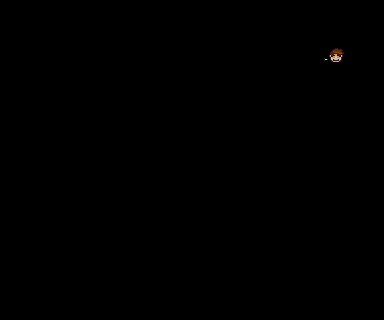

A 2D game scene composited from a Tiled map and its tileset images. What follows is a short description and the map's XML, with every tile layer's data as written:
An orthogonal 24x20 tile map with 16x16 px tiles, 4 tile layers (Back, Buildings, Front, AlwaysFront).

<map version="1.10" tiledversion="1.10.2" orientation="orthogonal" renderorder="right-down" width="24" height="20" tilewidth="16" tileheight="16" infinite="0" nextlayerid="5" nextobjectid="1">
 <tileset firstgid="1" name="zVillagers" tilewidth="16" tileheight="16" tilecount="90" columns="6">
  <image source="villagers.png" width="96" height="240" />
  <tile id="2">
   <animation>
    <frame tileid="2" duration="1000" />
    <frame tileid="4" duration="1000" />
   </animation>
  </tile>
  <tile id="3">
   <animation>
    <frame tileid="3" duration="1000" />
    <frame tileid="5" duration="1000" />
   </animation>
  </tile>
 </tileset>
 <layer id="1" name="Back" width="24" height="20">
  <properties>
   <property name="Draw" value="Back" />
  </properties>
  <data encoding="csv">
0,0,0,0,0,0,0,0,0,0,0,0,0,0,0,0,0,0,0,0,0,0,0,0,
0,0,0,0,0,0,0,0,0,0,0,0,0,0,0,0,0,0,0,0,0,0,0,0,
0,0,0,0,0,0,0,0,0,0,0,0,0,0,0,0,0,0,0,0,0,0,0,0,
0,0,0,0,0,0,0,0,0,0,0,0,0,0,0,0,0,0,0,0,0,0,0,0,
0,0,0,0,0,0,0,0,0,0,0,0,0,0,0,0,0,0,0,0,0,0,0,0,
0,0,0,0,0,0,0,0,0,0,0,0,0,0,0,0,0,0,0,0,0,0,0,0,
0,0,0,0,0,0,0,0,0,0,0,0,0,0,0,0,0,0,0,0,0,0,0,0,
0,0,0,0,0,0,0,0,0,0,0,0,0,0,0,0,0,0,0,0,0,0,0,0,
0,0,0,0,0,0,0,0,0,0,0,0,0,0,0,0,0,0,0,0,0,0,0,0,
0,0,0,0,0,0,0,0,0,0,0,0,0,0,0,0,0,0,0,0,0,0,0,0,
0,0,0,0,0,0,0,0,0,0,0,0,0,0,0,0,0,0,0,0,0,0,0,0,
0,0,0,0,0,0,0,0,0,0,0,0,0,0,0,0,0,0,0,0,0,0,0,0,
0,0,0,0,0,0,0,0,0,0,0,0,0,0,0,0,0,0,0,0,0,0,0,0,
0,0,0,0,0,0,0,0,0,0,0,0,0,0,0,0,0,0,0,0,0,0,0,0,
0,0,0,0,0,0,0,0,0,0,0,0,0,0,0,0,0,0,0,0,0,0,0,0,
0,0,0,0,0,0,0,0,0,0,0,0,0,0,0,0,0,0,0,0,0,0,0,0,
0,0,0,0,0,0,0,0,0,0,0,0,0,0,0,0,0,0,0,0,0,0,0,0,
0,0,0,0,0,0,0,0,0,0,0,0,0,0,0,0,0,0,0,0,0,0,0,0,
0,0,0,0,0,0,0,0,0,0,0,0,0,0,0,0,0,0,0,0,0,0,0,0,
0,0,0,0,0,0,0,0,0,0,0,0,0,0,0,0,0,0,0,0,0,0,0,0
</data>
 </layer>
 <layer id="2" name="Buildings" width="24" height="20">
  <properties>
   <property name="Draw" value="Buildings" />
  </properties>
  <data encoding="csv">
0,0,0,0,0,0,0,0,0,0,0,0,0,0,0,0,0,0,0,0,0,0,0,0,
0,0,0,0,0,0,0,0,0,0,0,0,0,0,0,0,0,0,0,0,0,0,0,0,
0,0,0,0,0,0,0,0,0,0,0,0,0,0,0,0,0,0,0,0,0,0,0,0,
0,0,0,0,0,0,0,0,0,0,0,0,0,0,0,0,0,0,0,0,17,18,0,0,
0,0,0,0,0,0,0,0,0,0,0,0,0,0,0,0,0,0,0,0,0,0,0,0,
0,0,0,0,0,0,0,0,0,0,0,0,0,0,0,0,0,0,0,0,0,0,0,0,
0,0,0,0,0,0,0,0,0,0,0,0,0,0,0,0,0,0,0,0,0,0,0,0,
0,0,0,0,0,0,0,0,0,0,0,0,0,0,0,0,0,0,0,0,0,0,0,0,
0,0,0,0,0,0,0,0,0,0,0,0,0,0,0,0,0,0,0,0,0,0,0,0,
0,0,0,0,0,0,0,0,0,0,0,0,0,0,0,0,0,0,0,0,0,0,0,0,
0,0,0,0,0,0,0,0,0,0,0,0,0,0,0,0,0,0,0,0,0,0,0,0,
0,0,0,0,0,0,0,0,0,0,0,0,0,0,0,0,0,0,0,0,0,0,0,0,
0,0,0,0,0,0,0,0,0,0,0,0,0,0,0,0,0,0,0,0,0,0,0,0,
0,0,0,0,0,0,0,0,0,0,0,0,0,0,0,0,0,0,0,0,0,0,0,0,
0,0,0,0,0,0,0,0,0,0,0,0,0,0,0,0,0,0,0,0,0,0,0,0,
0,0,0,0,0,0,0,0,0,0,0,0,0,0,0,0,0,0,0,0,0,0,0,0,
0,0,0,0,0,0,0,0,0,0,0,0,0,0,0,0,0,0,0,0,0,0,0,0,
0,0,0,0,0,0,0,0,0,0,0,0,0,0,0,0,0,0,0,0,0,0,0,0,
0,0,0,0,0,0,0,0,0,0,0,0,0,0,0,0,0,0,0,0,0,0,0,0,
0,0,0,0,0,0,0,0,0,0,0,0,0,0,0,0,0,0,0,0,0,0,0,0
</data>
 </layer>
 <layer id="3" name="Front" width="24" height="20">
  <properties>
   <property name="Draw" value="Front" />
  </properties>
  <data encoding="csv">
0,0,0,0,0,0,0,0,0,0,0,0,0,0,0,0,0,0,0,0,0,0,0,0,
0,0,0,0,0,0,0,0,0,0,0,0,0,0,0,0,0,0,0,0,0,0,0,0,
0,0,0,0,0,0,0,0,0,0,0,0,0,0,0,0,0,0,0,0,0,0,0,0,
0,0,0,0,0,0,0,0,0,0,0,0,0,0,0,0,0,0,0,0,0,0,0,0,
0,0,0,0,0,0,0,0,0,0,0,0,0,0,0,0,0,0,0,0,0,0,0,0,
0,0,0,0,0,0,0,0,0,0,0,0,0,0,0,0,0,0,0,0,0,0,0,0,
0,0,0,0,0,0,0,0,0,0,0,0,0,0,0,0,0,0,0,0,0,0,0,0,
0,0,0,0,0,0,0,0,0,0,0,0,0,0,0,0,0,0,0,0,0,0,0,0,
0,0,0,0,0,0,0,0,0,0,0,0,0,0,0,0,0,0,0,0,0,0,0,0,
0,0,0,0,0,0,0,0,0,0,0,0,0,0,0,0,0,0,0,0,0,0,0,0,
0,0,0,0,0,0,0,0,0,0,0,0,0,0,0,0,0,0,0,0,0,0,0,0,
0,0,0,0,0,0,0,0,0,0,0,0,0,0,0,0,0,0,0,0,0,0,0,0,
0,0,0,0,0,0,0,0,0,0,0,0,0,0,0,0,0,0,0,0,0,0,0,0,
0,0,0,0,0,0,0,0,0,0,0,0,0,0,0,0,0,0,0,0,0,0,0,0,
0,0,0,0,0,0,0,0,0,0,0,0,0,0,0,0,0,0,0,0,0,0,0,0,
0,0,0,0,0,0,0,0,0,0,0,0,0,0,0,0,0,0,0,0,0,0,0,0,
0,0,0,0,0,0,0,0,0,0,0,0,0,0,0,0,0,0,0,0,0,0,0,0,
0,0,0,0,0,0,0,0,0,0,0,0,0,0,0,0,0,0,0,0,0,0,0,0,
0,0,0,0,0,0,0,0,0,0,0,0,0,0,0,0,0,0,0,0,0,0,0,0,
0,0,0,0,0,0,0,0,0,0,0,0,0,0,0,0,0,0,0,0,0,0,0,0
</data>
 </layer>
 <layer id="4" name="AlwaysFront" width="24" height="20">
  <properties>
   <property name="Draw" value="AlwaysFront" />
  </properties>
  <data encoding="csv">
0,0,0,0,0,0,0,0,0,0,0,0,0,0,0,0,0,0,0,0,0,0,0,0,
0,0,0,0,0,0,0,0,0,0,0,0,0,0,0,0,0,0,0,0,0,0,0,0,
0,0,0,0,0,0,0,0,0,0,0,0,0,0,0,0,0,0,0,0,0,0,0,0,
0,0,0,0,0,0,0,0,0,0,0,0,0,0,0,0,0,0,0,0,0,0,0,0,
0,0,0,0,0,0,0,0,0,0,0,0,0,0,0,0,0,0,0,0,0,0,0,0,
0,0,0,0,0,0,0,0,0,0,0,0,0,0,0,0,0,0,0,0,0,0,0,0,
0,0,0,0,0,0,0,0,0,0,0,0,0,0,0,0,0,0,0,0,0,0,0,0,
0,0,0,0,0,0,0,0,0,0,0,0,0,0,0,0,0,0,0,0,0,0,0,0,
0,0,0,0,0,0,0,0,0,0,0,0,0,0,0,0,0,0,0,0,0,0,0,0,
0,0,0,0,0,0,0,0,0,0,0,0,0,0,0,0,0,0,0,0,0,0,0,0,
0,0,0,0,0,0,0,0,0,0,0,0,0,0,0,0,0,0,0,0,0,0,0,0,
0,0,0,0,0,0,0,0,0,0,0,0,0,0,0,0,0,0,0,0,0,0,0,0,
0,0,0,0,0,0,0,0,0,0,0,0,0,0,0,0,0,0,0,0,0,0,0,0,
0,0,0,0,0,0,0,0,0,0,0,0,0,0,0,0,0,0,0,0,0,0,0,0,
0,0,0,0,0,0,0,0,0,0,0,0,0,0,0,0,0,0,0,0,0,0,0,0,
0,0,0,0,0,0,0,0,0,0,0,0,0,0,0,0,0,0,0,0,0,0,0,0,
0,0,0,0,0,0,0,0,0,0,0,0,0,0,0,0,0,0,0,0,0,0,0,0,
0,0,0,0,0,0,0,0,0,0,0,0,0,0,0,0,0,0,0,0,0,0,0,0,
0,0,0,0,0,0,0,0,0,0,0,0,0,0,0,0,0,0,0,0,0,0,0,0,
0,0,0,0,0,0,0,0,0,0,0,0,0,0,0,0,0,0,0,0,0,0,0,0
</data>
 </layer>
</map>
